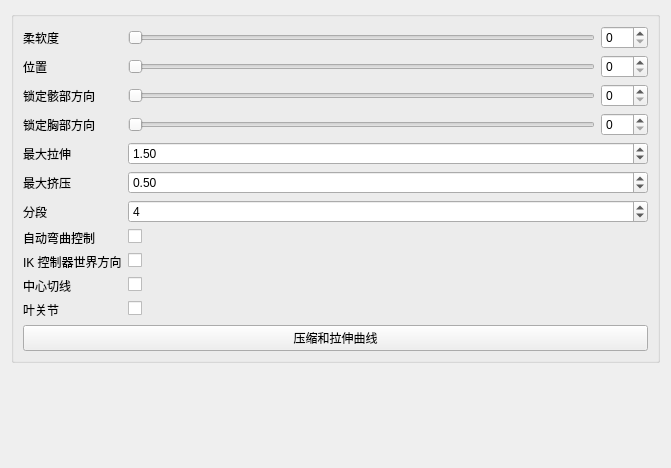
<?xml version="1.0" encoding="UTF-8"?>
<ui version="4.0">
 <class>Form</class>
 <widget class="QWidget" name="Form">
  <property name="geometry">
   <rect>
    <x>0</x>
    <y>0</y>
    <width>671</width>
    <height>468</height>
   </rect>
  </property>
  <property name="windowTitle">
   <string>表单</string>
  </property>
  <layout class="QGridLayout" name="gridLayout">
   <item row="0" column="0">
    <widget class="QGroupBox" name="groupBox">
     <property name="title">
      <string/>
     </property>
     <layout class="QFormLayout" name="formLayout">
      <item row="0" column="0">
       <widget class="QLabel" name="softness_label">
        <property name="text">
         <string>柔软度</string>
        </property>
       </widget>
      </item>
      <item row="0" column="1">
       <layout class="QHBoxLayout" name="horizontalLayout_3">
        <item>
         <widget class="QSlider" name="softness_slider">
          <property name="minimumSize">
           <size>
            <width>0</width>
            <height>15</height>
           </size>
          </property>
          <property name="maximum">
           <number>100</number>
          </property>
          <property name="orientation">
           <enum>Qt::Horizontal</enum>
          </property>
         </widget>
        </item>
        <item>
         <widget class="QSpinBox" name="softness_spinBox">
          <property name="maximum">
           <number>100</number>
          </property>
         </widget>
        </item>
       </layout>
      </item>
      <item row="1" column="0">
       <widget class="QLabel" name="softness_label_2">
        <property name="text">
         <string>位置</string>
        </property>
       </widget>
      </item>
      <item row="1" column="1">
       <layout class="QHBoxLayout" name="horizontalLayout_4">
        <item>
         <widget class="QSlider" name="position_slider">
          <property name="minimumSize">
           <size>
            <width>0</width>
            <height>15</height>
           </size>
          </property>
          <property name="maximum">
           <number>100</number>
          </property>
          <property name="orientation">
           <enum>Qt::Horizontal</enum>
          </property>
         </widget>
        </item>
        <item>
         <widget class="QSpinBox" name="position_spinBox">
          <property name="maximum">
           <number>100</number>
          </property>
         </widget>
        </item>
       </layout>
      </item>
      <item row="2" column="0">
       <widget class="QLabel" name="softness_label_3">
        <property name="text">
         <string>锁定骸部方向</string>
        </property>
       </widget>
      </item>
      <item row="2" column="1">
       <layout class="QHBoxLayout" name="horizontalLayout_5">
        <item>
         <widget class="QSlider" name="lockOri_pelvis_slider">
          <property name="minimumSize">
           <size>
            <width>0</width>
            <height>15</height>
           </size>
          </property>
          <property name="maximum">
           <number>100</number>
          </property>
          <property name="orientation">
           <enum>Qt::Horizontal</enum>
          </property>
         </widget>
        </item>
        <item>
         <widget class="QSpinBox" name="lockOri_pelvis_spinBox">
          <property name="maximum">
           <number>100</number>
          </property>
         </widget>
        </item>
       </layout>
      </item>
      <item row="3" column="0">
       <widget class="QLabel" name="softness_label_4">
        <property name="text">
         <string>锁定胸部方向</string>
        </property>
       </widget>
      </item>
      <item row="3" column="1">
       <layout class="QHBoxLayout" name="horizontalLayout_6">
        <item>
         <widget class="QSlider" name="lockOri_chest_slider">
          <property name="minimumSize">
           <size>
            <width>0</width>
            <height>15</height>
           </size>
          </property>
          <property name="maximum">
           <number>100</number>
          </property>
          <property name="orientation">
           <enum>Qt::Horizontal</enum>
          </property>
         </widget>
        </item>
        <item>
         <widget class="QSpinBox" name="lockOri_chest_spinBox">
          <property name="maximum">
           <number>100</number>
          </property>
         </widget>
        </item>
       </layout>
      </item>
      <item row="4" column="0">
       <widget class="QLabel" name="maxStretch_label">
        <property name="sizePolicy">
         <sizepolicy hsizetype="MinimumExpanding" vsizetype="MinimumExpanding">
          <horstretch>0</horstretch>
          <verstretch>0</verstretch>
         </sizepolicy>
        </property>
        <property name="text">
         <string>最大拉伸</string>
        </property>
       </widget>
      </item>
      <item row="4" column="1">
       <widget class="QDoubleSpinBox" name="maxStretch_spinBox">
        <property name="sizePolicy">
         <sizepolicy hsizetype="MinimumExpanding" vsizetype="Fixed">
          <horstretch>0</horstretch>
          <verstretch>0</verstretch>
         </sizepolicy>
        </property>
        <property name="minimum">
         <double>1.000000000000000</double>
        </property>
        <property name="singleStep">
         <double>0.100000000000000</double>
        </property>
        <property name="value">
         <double>1.500000000000000</double>
        </property>
       </widget>
      </item>
      <item row="5" column="0">
       <widget class="QLabel" name="maxSquash_label">
        <property name="sizePolicy">
         <sizepolicy hsizetype="MinimumExpanding" vsizetype="MinimumExpanding">
          <horstretch>0</horstretch>
          <verstretch>0</verstretch>
         </sizepolicy>
        </property>
        <property name="text">
         <string>最大挤压</string>
        </property>
       </widget>
      </item>
      <item row="5" column="1">
       <widget class="QDoubleSpinBox" name="maxSquash_spinBox">
        <property name="sizePolicy">
         <sizepolicy hsizetype="MinimumExpanding" vsizetype="Fixed">
          <horstretch>0</horstretch>
          <verstretch>0</verstretch>
         </sizepolicy>
        </property>
        <property name="minimum">
         <double>0.100000000000000</double>
        </property>
        <property name="maximum">
         <double>1.000000000000000</double>
        </property>
        <property name="singleStep">
         <double>0.100000000000000</double>
        </property>
        <property name="value">
         <double>0.500000000000000</double>
        </property>
       </widget>
      </item>
      <item row="6" column="0">
       <widget class="QLabel" name="divisions_label">
        <property name="text">
         <string>分段</string>
        </property>
       </widget>
      </item>
      <item row="6" column="1">
       <widget class="QSpinBox" name="division_spinBox">
        <property name="sizePolicy">
         <sizepolicy hsizetype="Expanding" vsizetype="Fixed">
          <horstretch>0</horstretch>
          <verstretch>0</verstretch>
         </sizepolicy>
        </property>
        <property name="minimum">
         <number>2</number>
        </property>
        <property name="maximum">
         <number>99</number>
        </property>
        <property name="value">
         <number>4</number>
        </property>
       </widget>
      </item>
      <item row="7" column="0">
       <widget class="QLabel" name="autoBend_label">
        <property name="text">
         <string>自动弯曲控制</string>
        </property>
       </widget>
      </item>
      <item row="7" column="1">
       <widget class="QCheckBox" name="autoBend_checkBox">
        <property name="text">
         <string/>
        </property>
       </widget>
      </item>
      <item row="8" column="0">
       <widget class="QLabel" name="autoBend_label_2">
        <property name="text">
         <string>IK 控制器世界方向</string>
        </property>
       </widget>
      </item>
      <item row="8" column="1">
       <widget class="QCheckBox" name="IKWorldOri_checkBox">
        <property name="toolTip">
         <string>&lt;html&gt;&lt;head/&gt;&lt;body&gt;&lt;p&gt;如果勾选，IK 控制器将朝向世界空间 XYZ&lt;/p&gt;&lt;/body&gt;&lt;/html&gt;</string>
        </property>
        <property name="text">
         <string/>
        </property>
       </widget>
      </item>
      <item row="9" column="0">
       <widget class="QLabel" name="centralTangent_label">
        <property name="text">
         <string>中心切线</string>
        </property>
       </widget>
      </item>
      <item row="9" column="1">
       <widget class="QCheckBox" name="centralTangent_checkBox">
        <property name="text">
         <string/>
        </property>
       </widget>
      </item>
      <item row="12" column="0" colspan="2">
       <widget class="QPushButton" name="squashStretchProfile_pushButton">
        <property name="text">
         <string>压缩和拉伸曲线</string>
        </property>
       </widget>
      </item>
      <item row="10" column="1">
       <widget class="QCheckBox" name="leafJoints_checkBox">
        <property name="text">
         <string/>
        </property>
       </widget>
      </item>
      <item row="10" column="0">
       <widget class="QLabel" name="leafJoints_label">
        <property name="text">
         <string>叶关节</string>
        </property>
       </widget>
      </item>
     </layout>
    </widget>
   </item>
   <item row="1" column="0">
    <spacer name="verticalSpacer">
     <property name="orientation">
      <enum>Qt::Vertical</enum>
     </property>
     <property name="sizeHint" stdset="0">
      <size>
       <width>20</width>
       <height>40</height>
      </size>
     </property>
    </spacer>
   </item>
  </layout>
 </widget>
 <resources/>
 <connections>
  <connection>
   <sender>softness_slider</sender>
   <signal>sliderMoved(int)</signal>
   <receiver>softness_spinBox</receiver>
   <slot>setValue(int)</slot>
   <hints>
    <hint type="sourcelabel">
     <x>187</x>
     <y>30</y>
    </hint>
    <hint type="destinationlabel">
     <x>589</x>
     <y>28</y>
    </hint>
   </hints>
  </connection>
  <connection>
   <sender>softness_spinBox</sender>
   <signal>valueChanged(int)</signal>
   <receiver>softness_slider</receiver>
   <slot>setValue(int)</slot>
   <hints>
    <hint type="sourcelabel">
     <x>589</x>
     <y>48</y>
    </hint>
    <hint type="destinationlabel">
     <x>187</x>
     <y>49</y>
    </hint>
   </hints>
  </connection>
  <connection>
   <sender>position_slider</sender>
   <signal>valueChanged(int)</signal>
   <receiver>position_spinBox</receiver>
   <slot>setValue(int)</slot>
   <hints>
    <hint type="sourcelabel">
     <x>187</x>
     <y>86</y>
    </hint>
    <hint type="destinationlabel">
     <x>589</x>
     <y>88</y>
    </hint>
   </hints>
  </connection>
  <connection>
   <sender>position_spinBox</sender>
   <signal>valueChanged(int)</signal>
   <receiver>position_slider</receiver>
   <slot>setValue(int)</slot>
   <hints>
    <hint type="sourcelabel">
     <x>589</x>
     <y>88</y>
    </hint>
    <hint type="destinationlabel">
     <x>187</x>
     <y>86</y>
    </hint>
   </hints>
  </connection>
  <connection>
   <sender>lockOri_pelvis_spinBox</sender>
   <signal>valueChanged(int)</signal>
   <receiver>lockOri_pelvis_slider</receiver>
   <slot>setValue(int)</slot>
   <hints>
    <hint type="sourcelabel">
     <x>589</x>
     <y>124</y>
    </hint>
    <hint type="destinationlabel">
     <x>187</x>
     <y>122</y>
    </hint>
   </hints>
  </connection>
  <connection>
   <sender>lockOri_pelvis_slider</sender>
   <signal>valueChanged(int)</signal>
   <receiver>lockOri_pelvis_spinBox</receiver>
   <slot>setValue(int)</slot>
   <hints>
    <hint type="sourcelabel">
     <x>187</x>
     <y>122</y>
    </hint>
    <hint type="destinationlabel">
     <x>589</x>
     <y>124</y>
    </hint>
   </hints>
  </connection>
  <connection>
   <sender>softness_slider</sender>
   <signal>valueChanged(int)</signal>
   <receiver>softness_spinBox</receiver>
   <slot>setValue(int)</slot>
   <hints>
    <hint type="sourcelabel">
     <x>187</x>
     <y>50</y>
    </hint>
    <hint type="destinationlabel">
     <x>589</x>
     <y>51</y>
    </hint>
   </hints>
  </connection>
  <connection>
   <sender>lockOri_chest_slider</sender>
   <signal>valueChanged(int)</signal>
   <receiver>lockOri_chest_slider</receiver>
   <slot>setValue(int)</slot>
   <hints>
    <hint type="sourcelabel">
     <x>325</x>
     <y>152</y>
    </hint>
    <hint type="destinationlabel">
     <x>325</x>
     <y>152</y>
    </hint>
   </hints>
  </connection>
  <connection>
   <sender>lockOri_chest_spinBox</sender>
   <signal>valueChanged(int)</signal>
   <receiver>lockOri_chest_slider</receiver>
   <slot>setValue(int)</slot>
   <hints>
    <hint type="sourcelabel">
     <x>612</x>
     <y>153</y>
    </hint>
    <hint type="destinationlabel">
     <x>564</x>
     <y>151</y>
    </hint>
   </hints>
  </connection>
 </connections>
</ui>
